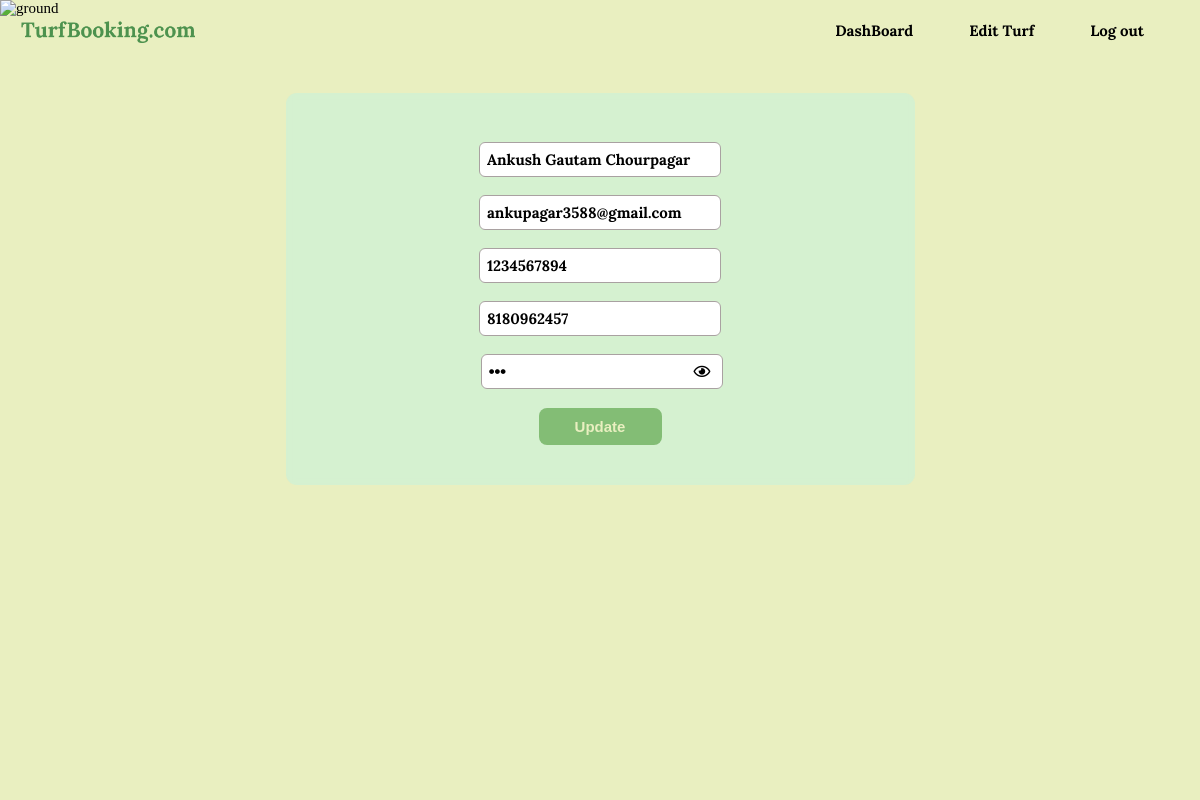
The page /Owner/edit_profile.php (signed in) on the database its author committed.
### tables this page shows
CREATE TABLE `o_register` (
  `username` varchar(50) NOT NULL,
  `email` varchar(50) NOT NULL,
  `gstno` varchar(50) NOT NULL,
  `password` varchar(50) NOT NULL,
  `phone` varchar(20) NOT NULL
);

### Owner/edit_profile.php (the view, shortened to what this page needs)
<?php
    include("../connection.php");
?>
<!DOCTYPE html>
<html lang="en">
<head>
    <link rel="stylesheet" href="../css/regi.css">
    <link rel="stylesheet" href="../css/login.css">
    <link rel="stylesheet" href="https://cdnjs.cloudflare.com/ajax/libs/font-awesome/5.13.0/css/all.min.css">
    <link rel="stylesheet" href="https://cdnjs.cloudflare.com/ajax/libs/font-awesome/4.7.0/css/font-awesome.min.css">
</head>
<body>
    <div class="ground">
        <img src="../images/ground1.png" alt="ground">
    </div>
    <div class="header">
        <div class="left_header">
        <a href="../index.html"><img src="../images/logo1.png" alt=""></a>
        </div>
        <div class="right_header">
            <div class="menu">
                <li><a href="Dash.php?alertd=false">DashBoard</a></li>
                <li><a href="ed_turf.php">Edit Turf</a></li>
                <li><a href="o_logout.php">Log out</a></li>
            </div>
        </div>
    </div>
    <?php
    $username = isset($_SESSION["OwnerLoggedIn"]) ? $_SESSION["OwnerLoggedIn"] : null;
    try {
        $sql = "SELECT * FROM o_register WHERE email=:email";
        $stmt = $conn->prepare($sql);
        $stmt->bindParam(':email', $username);
        $stmt->execute();
        while ($row = $stmt->fetch()) {
            ?>
            <div class="form_container">
                <form method="post" action="<?php echo $_SERVER['PHP_SELF']; ?>">
                    <input type="text" name="name" class="field" value="<?php echo $row["username"]; ?>" required><br>
                    <input type="email" name="email" class="field" value="<?php echo $row["email"]; ?>" required><br>
                    <input type="text" name="gstno" class="field" value="<?php echo $row["gstno"]; ?>" required><br>
                    <input type="text" name="phone" class="field" value="<?php echo $row["phone"]; ?>" placeholder="Enter mobile number" required><br>
                    <input type="password" name="pass" id="passo" class="field" value="<?php echo $row["password"]; ?>" required>
                    <i class="far fa-eye" id="togglePassword" style="position: relative;left: -18px; margin-left: -24px;cursor: pointer;"></i><br>
                    <input type="submit" class="register" value="Update">
                </form>
            </div>
            <?php
            break;
        }
    } catch (PDOException $e) {
        echo "An error occurred: " . $e->getMessage();
    } finally {
        $conn = null;
        $stmt = null;
    }
    ?>
</body>
</html>

### css/regi.css (style rules this page uses)
* { margin: 0; padding: 0; box-sizing: border-box; font-size: 15px; }
body { background-color: #B4E197; }
.header { display: flex; width: 100%; padding: 21px; }
.header .left_header { width: 50%; }
.header .left_header img { width: 30%; }
.header .right_header { width:50%; display:flex; }
.header .right_header .menu { display: flex; position: absolute; right: 0px; padding-right: 56px; }
.header .right_header .menu li { list-style: none; padding-left: 56px; }
.header .right_header .menu li a { text-decoration: none; color: rgb(0, 0, 0); font-family: 'Lora'; font-size: 15px; font-weight: bold; }
.form_container { width: 100%; justify-content: center; display: flex; margin: auto; align-items: center; }
.form_container form { margin-top: 25px; border-radius: 11px; width: 629px; padding: 40px; padding-inline: 10px; text-align: center; backdrop-filter: blur(4px); background: rgb(205 241 215 / 71%); }
.form_container form .field { padding: 7px; margin: 9px; width: 242px; border-radius: 6px; border: solid 1px #a9a1a1; color: rgb(0, 0, 0); font-size: 15px; font-weight: bold; font-family: lora; }
.form_container form .register { margin-top: 10px; padding: 10px; border-radius: 8px; font-weight: bold; border: none; text-align: center; width: 123px; background: #83bd75; color: #E9EFC0; transition:all 0.7s; }
.ground { width: 100%; }
.ground img { z-index: -22; position: absolute; width: 100%; height: 100%; }

### Owner/edit_profile.php (style rules this page uses)
body { background-color: #e9efc0;; }

### rows shown on the page
o_register: name "Ankush Gautam Chourpagar", email "ankupagar3588@gmail.com", gstno "1234567894", phone "8180962457"
